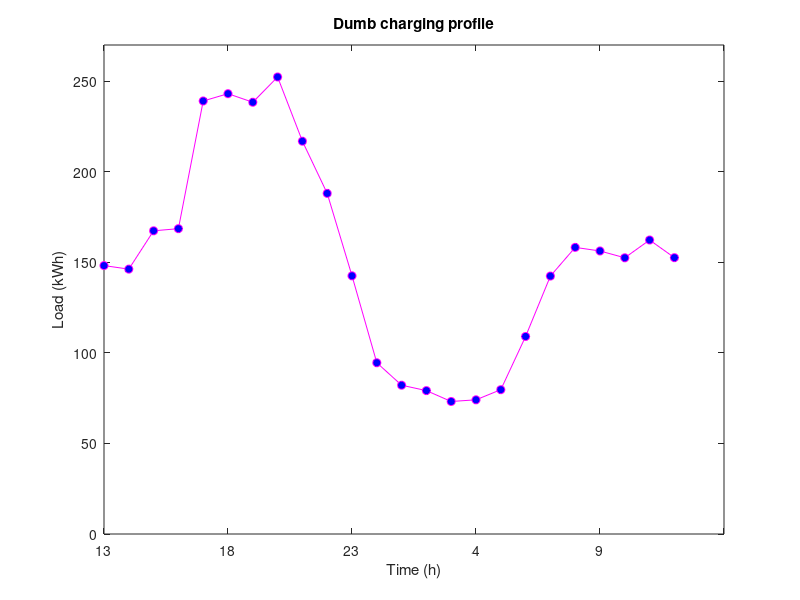

Write the MATLAB code that produced this figure. (Note: this script raises an error after producing the figure.)
Smin = 0.1;
Smax = 1;
% capBat = 60; % in kWh (Tesla Model Y)
Emax = 10; % in kW
cap = 240; % Grid (Transformer) capacity

offPeak = 0.37067; % Prices per kWh
onPeak = 0.48695;

EVnumber = 10;
EVs = zeros(EVnumber,5);

for i = 1:EVnumber
    %TODO: Stochastic battery capacity? 
    EVs(i,1) = unifrnd(40,80); % Battery capacity of the car
    EVs(i,2) = unifrnd(Smin,Smax-0.1); % 1st column: initial SoC
    EVs(i,3) = unifrnd(max(EVs(i,2),0.6),Smax); % 2nd column: Sobj
    EVs(i,4) = EVs(i,1)*(EVs(i,3)-EVs(i,2)); % 3rd column: energy to get to Sobj
    EVs(i,5) = max(offPeak,normrnd(.44,0.1)); % price for which EV will defer charging
    EVs(i,6) = round(normrnd(17,3)); % arrival time (16th index equals 17h)
    EVs(i,7) = min(round(normrnd(8,2)),max(EVs(:,6))); % departure time
end

beginPlot = min(EVs(:,6));
t1 = [0 1 2 3 4 5 6 7 8 9 10 11 12 13 14 15 16 17 18 19 20 21 22 23];
baseload = [92.684 82.153 79.172 73.166 74.093 79.684 109.067 142.416 158.256 156.271 152.508 162.324 152.579 139.126 136.246 142.246 155.712 230.033 216.728 204.236 222.338 186.18 161.535 130.007];

%%
demandDumb = zeros(EVnumber,size(t1,2)); % For each EV, we generate a dumb charging load profile (time window is 16h-6h)

for i=1:EVnumber
    energy = EVs(i,4);
    demandCurr = zeros(1,24);
    tarr = EVs(i,6);
    tdep = EVs(i,7);
    t = 1;
    while t ~= (tdep + 24 - tarr)
        if energy > Emax
            demandCurr(t) = Emax;
            energy = energy - Emax;
        else 
            demandCurr(t) = energy;
            break
        end
        t = t+1;
    end
    demandDumb(i,:) = circshift(demandCurr,tarr);
end

totalDumb = sum(demandDumb, 1);


dumbShifted = circshift(totalDumb+baseload,-beginPlot);
xLabels = [beginPlot mod(beginPlot+5,24) mod(beginPlot+10,24) mod(beginPlot+15,24) mod(beginPlot+20,24)];
figure(1)
plot(t1,dumbShifted,'-om','MarkerFaceColor','b')
xticklabels(xLabels)
title('Dumb charging profile')
xlabel('Time (h)')
ylabel('Load (kWh)')
ylim([0 cap+30]);
hold on 
ax = gca; 
ax.FontSize = 12;
yline(cap, '-r')
hold off

